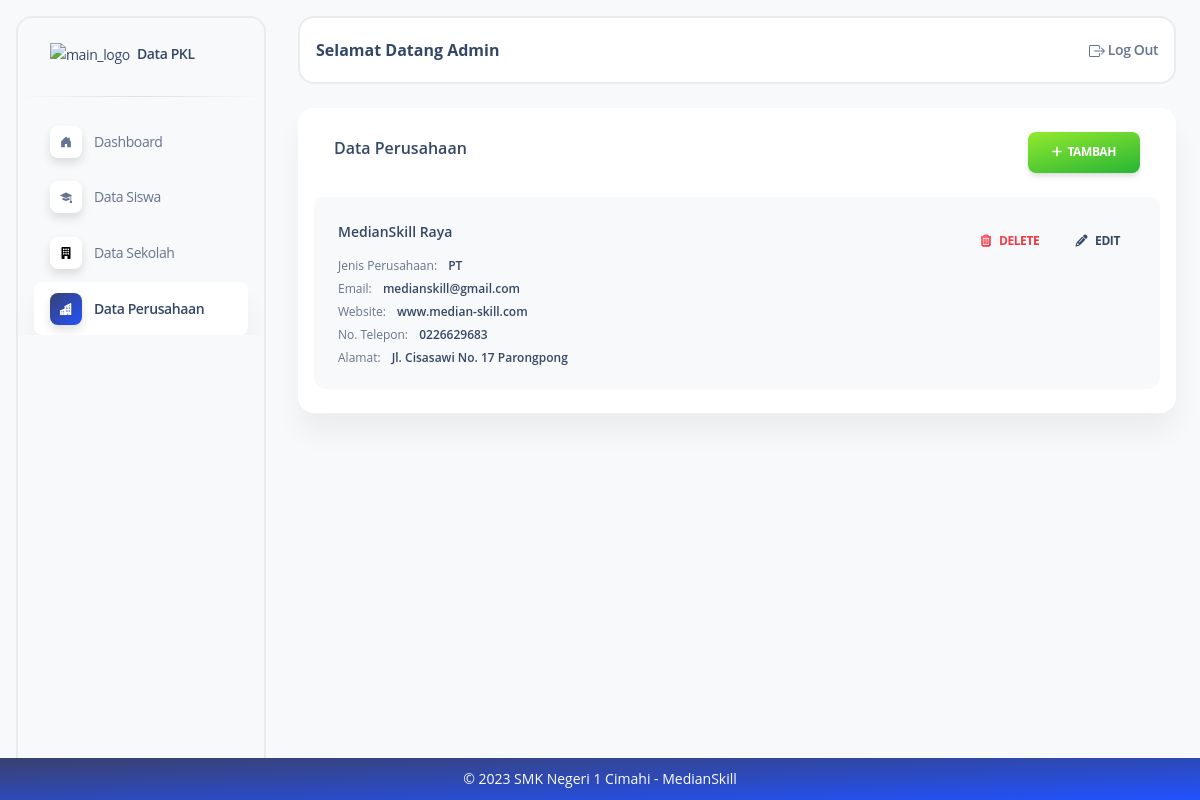
The page /perusahaan/ (signed in) on the database its author committed.
### dataperusahaan/models.py (models this page shows, shortened)
class Dataperusahaan(models.Model):
    nama = models.CharField(max_length=50)
    email = models.EmailField(max_length=100, blank=True, null=True)
    web = models.CharField(max_length=100, blank=True, null=True)
    hp = models.CharField(max_length=13, blank=True, null=True)
    alamat = models.TextField(blank=True, null=True)
    jenis_perusahaan = models.CharField(
        max_length=20,
        choices=JenisPerusahaan.choices,
    )
    created_at = models.DateTimeField(auto_now_add=True)
    updated_at = models.DateTimeField(auto_now=True)
    class Meta:
        db_table = "perusahaan"
        ordering = ["-id"]
        verbose_name_plural = "Perusahaan"

### dataperusahaan/views.py (the view)
# urls.py: path("perusahaan/", list_perusahaan),
@login_required
def list_perusahaan(request):
    list = Dataperusahaan.objects.all()
    return render(request, 'perusahaan/list_perusahaan.html', {'list': list})

### templates/perusahaan/list_perusahaan.html
{% extends "index.html" %} {% block content %}
<div class="flex flex-wrap -mx-3">
  <div class="flex-none w-full max-w-full px-3">
    <div class="relative flex flex-col min-w-0 mb-6 break-words bg-white border-0 border-transparent border-solid shadow-soft-xl rounded-2xl bg-clip-border">
      <div class="flex p-6 pb-0 mb-0 bg-white border-b-0 border-b-solid rounded-t-2xl border-b-transparent">
        <div class="flex items-center flex-none w-1/2 max-w-full px-3">
          <h6 class="flex-auto">Data Perusahaan</h6>
        </div>
        <div class="flex-none w-1/2 max-w-full px-3 text-right">
          <a class="inline-block px-6 py-3 font-bold text-center text-white uppercase align-middle transition-all bg-transparent rounded-lg cursor-pointer leading-pro text-xs ease-soft-in shadow-soft-md bg-150 bg-gradient-to-tl from-green-600 to-lime-400 hover:shadow-soft-xs active:opacity-85 hover:scale-102 tracking-tight-soft bg-x-25" href="create-perusahaan"> <i class="fas fa-plus"> </i>&nbsp;&nbsp;Tambah</a>
        </div>
      </div>
      <div class="flex-auto p-4 pt-6">
        <ul class="flex flex-col pl-0 mb-0 rounded-lg">
          {% for perusahaan in list %}
          <li class="relative flex p-6 mb-2 border-0 rounded-t-inherit rounded-xl bg-gray-50">
            <div class="flex flex-col">
              <h6 class="mb-4 leading-normal text-sm">{{ perusahaan.nama }}</h6>
              <span class="mb-2 leading-tight text-xs">Jenis Perusahaan: <span class="font-semibold text-slate-700 sm:ml-2">{{ perusahaan.jenis_perusahaan }}</span></span>
              <span class="mb-2 leading-tight text-xs">Email: <span class="font-semibold text-slate-700 sm:ml-2">{{ perusahaan.email }}</span></span>
              <span class="mb-2 leading-tight text-xs">Website: <span class="font-semibold text-slate-700 sm:ml-2">{{ perusahaan.web }}</span></span>
              <span class="mb-2 leading-tight text-xs">No. Telepon: <span class="font-semibold text-slate-700 sm:ml-2">{{ perusahaan.hp }}</span></span>
              <span class="leading-tight text-xs">Alamat: <span class="font-semibold text-slate-700 sm:ml-2">{{ perusahaan.alamat }}</span></span>
            </div>
            <div class="ml-auto text-right">
              <a class="relative z-10 inline-block px-4 py-3 mb-0 font-bold text-center text-transparent uppercase align-middle transition-all border-0 rounded-lg shadow-none cursor-pointer leading-pro text-xs ease-soft-in bg-150 bg-gradient-to-tl from-red-600 to-rose-400 hover:scale-102 active:opacity-85 bg-x-25 bg-clip-text" href="{% url '/perusahaan/delete' perusahaan.id %}" onclick="return confirm('Yakin ingin menghapus {{ perusahaan.nama }}?')"><i class="mr-2 far fa-trash-alt bg-150 bg-gradient-to-tl from-red-600 to-rose-400 bg-x-25 bg-clip-text"></i>Delete</a>
              <a class="inline-block px-4 py-3 mb-0 font-bold text-center uppercase align-middle transition-all bg-transparent border-0 rounded-lg shadow-none cursor-pointer leading-pro text-xs ease-soft-in bg-150 hover:scale-102 active:opacity-85 bg-x-25 text-slate-700" href="{% url '/perusahaan/edit' perusahaan.id %}"><i class="mr-2 fas fa-pencil-alt text-slate-700" aria-hidden="true"></i>Edit</a>
            </div>
          </li>
          {% endfor %}
        </ul>
      </div>
    </div>
  </div>
</div>
{% endblock %}

### templates/index.html (shortened to what this page needs)
{% load static %}
<!DOCTYPE html>
<html>
  <head>
    <link
      href="{% static './assets/css/nucleo-icons.css' %}"
      rel="stylesheet"
    />
    <link href="{% static './assets/css/nucleo-svg.css' %}" rel="stylesheet" />
    <link
      href="{% static './assets/css/soft-ui-dashboard-tailwind.css' %}"
      rel="stylesheet"
    />
  </head>
  <body
    class="font-sans antialiased font-normal text-base leading-default bg-gray-50 text-slate-500 flex flex-col min-h-screen"
  >
    <aside class="max-w-62.5 ease-nav-brand fixed inset-y-0 my-4 ml-4 block w-full -translate-x-full flex-wrap items-center justify-between overflow-y-auto rounded-2xl border-2 bg-white p-0 antialiased shadow-none transition-transform duration-200 xl:left-0 xl:translate-x-0 xl:bg-transparent">
      <div class="h-19.5">
        <a class="block px-8 py-6 m-0 text-sm whitespace-nowrap text-slate-700" href="javascript:;" target="_blank">
          <img src="https://app.medianskill.com/pluginfile.php/1/core_admin/logo/0x200/1656996421/logo.png" class="inline h-full max-w-full transition-all duration-200 ease-nav-brand max-h-8" alt="main_logo"/>
          <span class="ml-1 font-semibold transition-all duration-200 ease-nav-brand">Data PKL</span>
        </a>
      </div>
      <hr class="h-px mt-0 bg-transparent bg-gradient-to-r from-transparent via-black/40 to-transparent"/>
      <div class="items-center block w-auto max-h-screen overflow-auto grow basis-full">
        <ul class="flex flex-col pl-0 mb-0">
          <li class="mt-0.5 w-full">
            {% if request.path == '/dashboard/' %}
              <a class="py-2.7 shadow-soft-xl text-sm ease-nav-brand my-0 mx-4 flex items-center whitespace-nowrap rounded-lg bg-white px-4 font-semibold text-slate-700 transition-colors" href="/dashboard/">
                <div class="bg-gradient-to-tl from-blue-600 to-slate-800 shadow-soft-2xl mr-2 flex h-8 w-8 items-center justify-center rounded-lg bg-white bg-center stroke-0 text-center xl:p-2.5">
                  <svg xmlns="http://www.w3.org/2000/svg" width="16" height="16" fill="currentColor" class="bi bi-house-door-fill" viewBox="0 0 16 16">
                    <path class="text-white" d="M6.5 14.5v-3.505c0-.245.25-.495.5-.495h2c.25 0 .5.25.5.5v3.5a.5.5 0 0 0 .5.5h4a.5.5 0 0 0 .5-.5v-7a.5.5 0 0 0-.146-.354L13 5.793V2.5a.5.5 0 0 0-.5-.5h-1a.5.5 0 0 0-.5.5v1.293L8.354 1.146a.5.5 0 0 0-.708 0l-6 6A.5.5 0 0 0 1.5 7.5v7a.5.5 0 0 0 .5.5h4a.5.5 0 0 0 .5-.5Z"/>
                  </svg>
            {% else %}
              <a class="py-2.7 text-sm ease-nav-brand my-0 mx-4 flex items-center whitespace-nowrap px-4 transition-colors" href="/dashboard/">
                <div class="shadow-soft-2xl mr-2 flex h-8 w-8 items-center justify-center rounded-lg bg-white bg-center stroke-0 text-center xl:p-2.5">
            {% endif %}
              </div>
              <span
                class="ml-1 duration-300 opacity-100 pointer-events-none ease-soft"
                >Dashboard</span
              >
            </a>
          </li>
          <li class="mt-0.5 w-full">
            {% if request.path == '/siswa/' %}
              <a class="py-2.7 shadow-soft-xl text-sm ease-nav-brand my-0 mx-4 flex items-center whitespace-nowrap rounded-lg bg-white px-4 font-semibold text-slate-700 transition-colors" href="/siswa/">
                <div class="bg-gradient-to-tl from-blue-600 to-slate-800 shadow-soft-2xl mr-2 flex h-8 w-8 items-center justify-center rounded-lg bg-white bg-center stroke-0 text-center xl:p-2.5">
                  <svg xmlns="http://www.w3.org/2000/svg" width="16" height="16" fill="currentColor" class="bi bi-mortarboard-fill" viewBox="0 0 16 16">
                    <path class="text-white" d="M8.211 2.047a.5.5 0 0 0-.422 0l-7.5 3.5a.5.5 0 0 0 .025.917l7.5 3a.5.5 0 0 0 .372 0L14 7.14V13a1 1 0 0 0-1 1v2h3v-2a1 1 0 0 0-1-1V6.739l.686-.275a.5.5 0 0 0 .025-.917l-7.5-3.5Z"/>
                    <path class="text-white" d="M4.176 9.032a.5.5 0 0 0-.656.327l-.5 1.7a.5.5 0 0 0 .294.605l4.5 1.8a.5.5 0 0 0 .372 0l4.5-1.8a.5.5 0 0 0 .294-.605l-.5-1.7a.5.5 0 0 0-.656-.327L8 10.466 4.176 9.032Z"/>
                  </svg>
            {% else %}
              <a class="py-2.7 text-sm ease-nav-brand my-0 mx-4 flex items-center whitespace-nowrap px-4 transition-colors" href="/siswa/">
                <div class="shadow-soft-2xl mr-2 flex h-8 w-8 items-center justify-center rounded-lg bg-white bg-center stroke-0 text-center xl:p-2.5">
            {% endif %}
              </div>
              <span
                class="ml-1 duration-300 opacity-100 pointer-events-none ease-soft"
                >Data Siswa</span
              >
            </a>
          </li>
          <li class="mt-0.5 w-full">
            {% if request.path == '/sekolah/' %}
              <a class="py-2.7 shadow-soft-xl text-sm ease-nav-brand my-0 mx-4 flex items-center whitespace-nowrap rounded-lg bg-white px-4 font-semibold text-slate-700 transition-colors" href="/sekolah/">
                <div class="bg-gradient-to-tl from-blue-600 to-slate-800 shadow-soft-2xl mr-2 flex h-8 w-8 items-center justify-center rounded-lg bg-white bg-center stroke-0 text-center xl:p-2.5">
                  <svg xmlns="http://www.w3.org/2000/svg" width="16" height="16" fill="currentColor" class="bi bi-building-fill" viewBox="0 0 16 16">
                    <path class="text-white" d="M3 0a1 1 0 0 0-1 1v14a1 1 0 0 0 1 1h3v-3.5a.5.5 0 0 1 .5-.5h3a.5.5 0 0 1 .5.5V16h3a1 1 0 0 0 1-1V1a1 1 0 0 0-1-1H3Zm1 2.5a.5.5 0 0 1 .5-.5h1a.5.5 0 0 1 .5.5v1a.5.5 0 0 1-.5.5h-1a.5.5 0 0 1-.5-.5v-1Zm3 0a.5.5 0 0 1 .5-.5h1a.5.5 0 0 1 .5.5v1a.5.5 0 0 1-.5.5h-1a.5.5 0 0 1-.5-.5v-1Zm3.5-.5h1a.5.5 0 0 1 .5.5v1a.5.5 0 0 1-.5.5h-1a.5.5 0 0 1-.5-.5v-1a.5.5 0 0 1 .5-.5ZM4 5.5a.5.5 0 0 1 .5-.5h1a.5.5 0 0 1 .5.5v1a.5.5 0 0 1-.5.5h-1a.5.5 0 0 1-.5-.5v-1ZM7.5 5h1a.5.5 0 0 1 .5.5v1a.5.5 0 0 1-.5.5h-1a.5.5 0 0 1-.5-.5v-1a.5.5 0 0 1 .5-.5Zm2.5.5a.5.5 0 0 1 .5-.5h1a.5.5 0 0 1 .5.5v1a.5.5 0 0 1-.5.5h-1a.5.5 0 0 1-.5-.5v-1ZM4.5 8h1a.5.5 0 0 1 .5.5v1a.5.5 0 0 1-.5.5h-1a.5.5 0 0 1-.5-.5v-1a.5.5 0 0 1 .5-.5Zm2.5.5a.5.5 0 0 1 .5-.5h1a.5.5 0 0 1 .5.5v1a.5.5 0 0 1-.5.5h-1a.5.5 0 0 1-.5-.5v-1Zm3.5-.5h1a.5.5 0 0 1 .5.5v1a.5.5 0 0 1-.5.5h-1a.5.5 0 0 1-.5-.5v-1a.5.5 0 0 1 .5-.5Z"/>
                  </svg>
            {% else %}
              <a class="py-2.7 text-sm ease-nav-brand my-0 mx-4 flex items-center whitespace-nowrap px-4 transition-colors" href="/sekolah/">
                <div class="shadow-soft-2xl mr-2 flex h-8 w-8 items-center justify-center rounded-lg bg-white bg-center stroke-0 text-center xl:p-2.5">
            {% endif %}
              </div>
              <span
                class="ml-1 duration-300 opacity-100 pointer-events-none ease-soft"
                >Data Sekolah</span
              >
            </a>
          </li>
          <li class="mt-0.5 w-full">
            {% if request.path == '/perusahaan/' %}
              <a class="py-2.7 shadow-soft-xl text-sm ease-nav-brand my-0 mx-4 flex items-center whitespace-nowrap rounded-lg bg-white px-4 font-semibold text-slate-700 transition-colors" href="/perusahaan/">
                <div class="bg-gradient-to-tl from-blue-600 to-slate-800 shadow-soft-2xl mr-2 flex h-8 w-8 items-center justify-center rounded-lg bg-white bg-center stroke-0 text-center xl:p-2.5">
            {% endif %}
              </div>
              <span
                class="ml-1 duration-300 opacity-100 pointer-events-none ease-soft"
                >Data Perusahaan</span
              >
            </a>
          </li>
        </ul>
      </div>
    </aside>
    <main
      class="ease-soft-in-out xl:ml-68.5 relative h-full max-h-screen rounded-xl transition-all duration-200 pt-4"
    >
      <nav
        class="relative bg-white flex flex-wrap items-center justify-between px-0 py-2 mx-6 transition-all shadow-none duration-250 ease-soft-in rounded-2xl lg:flex-nowrap lg:justify-start border-2 border-gray-600
        navbar-main
        navbar-scroll="true"
      >
        <div
          class="flex items-center justify-between w-full px-4 py-1 mx-auto flex-wrap-inherit"
        >
          <nav>
            <h6 class="mb-0 font-bold capitalize">
              {% if request.user.is_authenticated %}
                Selamat Datang {{ request.user.username }}
              {% else %}
                Please log in.
              {% endif %}
            </h6>
          </nav>
          <div
            class="flex items-center mt-2 grow sm:mt-0 sm:mr-6 md:mr-0 lg:flex lg:basis-auto"
          >
            <ul
              class="flex flex-row justify-end pl-0 mb-0 list-none md-max:w-full"
            >
              <li class="flex items-center">
                <a
                  href="/logout"
                  class="block px-0 py-2 font-semibold transition-all ease-nav-brand text-sm text-slate-500"
                >
                  <span class="hidden sm:inline">Log Out</span>
                </a>
              </li>
            </ul>
          </div>
        </div>
      </nav>
      <div class="w-full px-6 py-6 mx-auto">
        {% block content %}{% endblock %}
      </div>
      <footer class="fixed bottom-0 left-0 z-20 w-full p-2 bg-gradient-to-tl from-blue-600 to-slate-800 border-t border-gray-200 shadow md:flex md:items-center md:justify-between md:p-6 dark:bg-gray-800 dark:border-gray-600 text-center">
        <span class="text-sm text-white sm:text-center dark:text-gray-400">© 2023 SMK Negeri 1 Cimahi - MedianSkill
        </span>
    </footer>
    </main>
  </body>
  <script
    src="./assets/js/soft-ui-dashboard-tailwind.js?v=1.0.4"
    async
  ></script>
</html>

### rows shown on the page
Dataperusahaan: nama "MedianSkill Raya", jenis_perusahaan "PT", email "medianskill@gmail.com", web "www.median-skill.com", hp "0226629683", alamat "Jl. Cisasawi No. 17 Parongpong"

### other values the page prints
{{ request.user.username }} "Admin"
